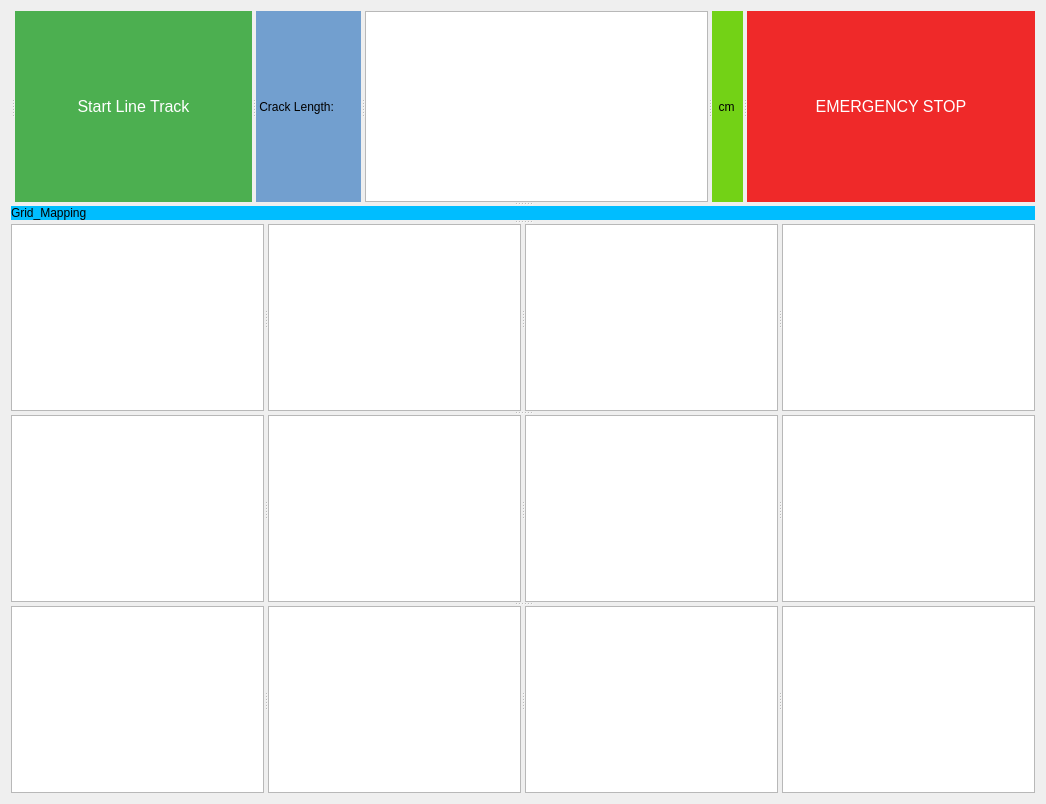
   <widget class="QWidget" name="LineFollowerMission">
    <attribute name="title">
     <string>Line Follower Mission</string>
    </attribute>
    <layout class="QGridLayout" name="gridLayout_8">
     <item row="0" column="0">
      <widget class="QSplitter" name="splitter_83">
       <property name="orientation">
        <enum>Qt::Vertical</enum>
       </property>
       <widget class="QSplitter" name="splitter_5">
        <property name="orientation">
         <enum>Qt::Horizontal</enum>
        </property>
        <widget class="QSplitter" name="splitter_10">
         <property name="orientation">
          <enum>Qt::Vertical</enum>
         </property>
        </widget>
        <widget class="QPushButton" name="Track_line_push">
         <property name="styleSheet">
          <string notr="true">  background-color: #4CAF50; /* Green */
  border: none;
  color: white;
  padding: 15px 32px;
  text-align: center;
  text-decoration: none;
  display: inline-block;
  font-size: 16px;</string>
         </property>
         <property name="text">
          <string>Start Line Track</string>
         </property>
        </widget>
        <widget class="QLabel" name="Cr_len_label_2">
         <property name="styleSheet">
          <string notr="true">background-color: rgb(114, 159, 207);
border-color: rgb(0, 0, 0);
font: 75 11pt &quot;URW Bookman L&quot;;</string>
         </property>
         <property name="text">
          <string> Crack Length:</string>
         </property>
        </widget>
        <widget class="QTextBrowser" name="crack_value">
         <property name="html">
          <string>&lt;!DOCTYPE HTML PUBLIC &quot;-//W3C//DTD HTML 4.0//EN&quot; &quot;http://www.w3.org/TR/REC-html40/strict.dtd&quot;&gt;
&lt;html&gt;&lt;head&gt;&lt;meta name=&quot;qrichtext&quot; content=&quot;1&quot; /&gt;&lt;style type=&quot;text/css&quot;&gt;
p, li { white-space: pre-wrap; }
&lt;/style&gt;&lt;/head&gt;&lt;body style=&quot; font-family:'Ubuntu'; font-size:11pt; font-weight:400; font-style:normal;&quot;&gt;
&lt;p style=&quot;-qt-paragraph-type:empty; margin-top:0px; margin-bottom:0px; margin-left:0px; margin-right:0px; -qt-block-indent:0; text-indent:0px;&quot;&gt;&lt;br /&gt;&lt;/p&gt;&lt;/body&gt;&lt;/html&gt;</string>
         </property>
        </widget>
        <widget class="QLabel" name="unit_label">
         <property name="styleSheet">
          <string notr="true">background-color: rgb(115, 210, 22);
border-color: rgb(0, 0, 0);
font: 75 11pt &quot;URW Bookman L&quot;;</string>
         </property>
         <property name="text">
          <string>  cm</string>
         </property>
        </widget>
        <widget class="QPushButton" name="StopButton">
         <property name="styleSheet">
          <string notr="true">  background-color: rgb(239, 41, 41);
  border: none;
  color: white;
  padding: 15px 32px;
  text-align: center;
  text-decoration: none;
  display: inline-block;
  font-size: 16px;</string>
         </property>
         <property name="text">
          <string>EMERGENCY STOP</string>
         </property>
        </widget>
       </widget>
       <widget class="QSplitter" name="splitter_82">
        <property name="orientation">
         <enum>Qt::Vertical</enum>
        </property>
        <widget class="QLabel" name="Cr_len_label_5">
         <property name="styleSheet">
          <string notr="true">background-color: rgb(0, 189, 255);
border-color: rgb(0, 0, 0);
font: 75 11pt &quot;URW Bookman L&quot;;
</string>
         </property>
         <property name="text">
          <string>Grid_Mapping</string>
         </property>
        </widget>
        <widget class="QSplitter" name="splitter_81">
         <property name="orientation">
          <enum>Qt::Vertical</enum>
         </property>
         <widget class="QSplitter" name="splitter_39">
          <property name="orientation">
           <enum>Qt::Horizontal</enum>
          </property>
          <widget class="QTextBrowser" name="grid_1_1">
           <property name="html">
            <string>&lt;!DOCTYPE HTML PUBLIC &quot;-//W3C//DTD HTML 4.0//EN&quot; &quot;http://www.w3.org/TR/REC-html40/strict.dtd&quot;&gt;
&lt;html&gt;&lt;head&gt;&lt;meta name=&quot;qrichtext&quot; content=&quot;1&quot; /&gt;&lt;style type=&quot;text/css&quot;&gt;
p, li { white-space: pre-wrap; }
&lt;/style&gt;&lt;/head&gt;&lt;body style=&quot; font-family:'Ubuntu'; font-size:11pt; font-weight:400; font-style:normal;&quot;&gt;
&lt;p style=&quot;-qt-paragraph-type:empty; margin-top:0px; margin-bottom:0px; margin-left:0px; margin-right:0px; -qt-block-indent:0; text-indent:0px;&quot;&gt;&lt;br /&gt;&lt;/p&gt;&lt;/body&gt;&lt;/html&gt;</string>
           </property>
          </widget>
          <widget class="QTextBrowser" name="grid_2_1">
           <property name="html">
            <string>&lt;!DOCTYPE HTML PUBLIC &quot;-//W3C//DTD HTML 4.0//EN&quot; &quot;http://www.w3.org/TR/REC-html40/strict.dtd&quot;&gt;
&lt;html&gt;&lt;head&gt;&lt;meta name=&quot;qrichtext&quot; content=&quot;1&quot; /&gt;&lt;style type=&quot;text/css&quot;&gt;
p, li { white-space: pre-wrap; }
&lt;/style&gt;&lt;/head&gt;&lt;body style=&quot; font-family:'Ubuntu'; font-size:11pt; font-weight:400; font-style:normal;&quot;&gt;
&lt;p style=&quot;-qt-paragraph-type:empty; margin-top:0px; margin-bottom:0px; margin-left:0px; margin-right:0px; -qt-block-indent:0; text-indent:0px;&quot;&gt;&lt;br /&gt;&lt;/p&gt;&lt;/body&gt;&lt;/html&gt;</string>
           </property>
          </widget>
          <widget class="QTextBrowser" name="grid_3_1">
           <property name="html">
            <string>&lt;!DOCTYPE HTML PUBLIC &quot;-//W3C//DTD HTML 4.0//EN&quot; &quot;http://www.w3.org/TR/REC-html40/strict.dtd&quot;&gt;
&lt;html&gt;&lt;head&gt;&lt;meta name=&quot;qrichtext&quot; content=&quot;1&quot; /&gt;&lt;style type=&quot;text/css&quot;&gt;
p, li { white-space: pre-wrap; }
&lt;/style&gt;&lt;/head&gt;&lt;body style=&quot; font-family:'Ubuntu'; font-size:11pt; font-weight:400; font-style:normal;&quot;&gt;
&lt;p style=&quot;-qt-paragraph-type:empty; margin-top:0px; margin-bottom:0px; margin-left:0px; margin-right:0px; -qt-block-indent:0; text-indent:0px;&quot;&gt;&lt;br /&gt;&lt;/p&gt;&lt;/body&gt;&lt;/html&gt;</string>
           </property>
          </widget>
          <widget class="QTextBrowser" name="grid_4_1">
           <property name="html">
            <string>&lt;!DOCTYPE HTML PUBLIC &quot;-//W3C//DTD HTML 4.0//EN&quot; &quot;http://www.w3.org/TR/REC-html40/strict.dtd&quot;&gt;
&lt;html&gt;&lt;head&gt;&lt;meta name=&quot;qrichtext&quot; content=&quot;1&quot; /&gt;&lt;style type=&quot;text/css&quot;&gt;
p, li { white-space: pre-wrap; }
&lt;/style&gt;&lt;/head&gt;&lt;body style=&quot; font-family:'Ubuntu'; font-size:11pt; font-weight:400; font-style:normal;&quot;&gt;
&lt;p style=&quot;-qt-paragraph-type:empty; margin-top:0px; margin-bottom:0px; margin-left:0px; margin-right:0px; -qt-block-indent:0; text-indent:0px;&quot;&gt;&lt;br /&gt;&lt;/p&gt;&lt;/body&gt;&lt;/html&gt;</string>
           </property>
          </widget>
         </widget>
         <widget class="QSplitter" name="splitter_40">
          <property name="orientation">
           <enum>Qt::Horizontal</enum>
          </property>
          <widget class="QTextBrowser" name="grid_1_2">
           <property name="html">
            <string>&lt;!DOCTYPE HTML PUBLIC &quot;-//W3C//DTD HTML 4.0//EN&quot; &quot;http://www.w3.org/TR/REC-html40/strict.dtd&quot;&gt;
&lt;html&gt;&lt;head&gt;&lt;meta name=&quot;qrichtext&quot; content=&quot;1&quot; /&gt;&lt;style type=&quot;text/css&quot;&gt;
p, li { white-space: pre-wrap; }
&lt;/style&gt;&lt;/head&gt;&lt;body style=&quot; font-family:'Ubuntu'; font-size:11pt; font-weight:400; font-style:normal;&quot;&gt;
&lt;p style=&quot;-qt-paragraph-type:empty; margin-top:0px; margin-bottom:0px; margin-left:0px; margin-right:0px; -qt-block-indent:0; text-indent:0px;&quot;&gt;&lt;br /&gt;&lt;/p&gt;&lt;/body&gt;&lt;/html&gt;</string>
           </property>
          </widget>
          <widget class="QTextBrowser" name="grid_2_2">
           <property name="html">
            <string>&lt;!DOCTYPE HTML PUBLIC &quot;-//W3C//DTD HTML 4.0//EN&quot; &quot;http://www.w3.org/TR/REC-html40/strict.dtd&quot;&gt;
&lt;html&gt;&lt;head&gt;&lt;meta name=&quot;qrichtext&quot; content=&quot;1&quot; /&gt;&lt;style type=&quot;text/css&quot;&gt;
p, li { white-space: pre-wrap; }
&lt;/style&gt;&lt;/head&gt;&lt;body style=&quot; font-family:'Ubuntu'; font-size:11pt; font-weight:400; font-style:normal;&quot;&gt;
&lt;p style=&quot;-qt-paragraph-type:empty; margin-top:0px; margin-bottom:0px; margin-left:0px; margin-right:0px; -qt-block-indent:0; text-indent:0px;&quot;&gt;&lt;br /&gt;&lt;/p&gt;&lt;/body&gt;&lt;/html&gt;</string>
           </property>
          </widget>
          <widget class="QTextBrowser" name="grid_3_2">
           <property name="html">
            <string>&lt;!DOCTYPE HTML PUBLIC &quot;-//W3C//DTD HTML 4.0//EN&quot; &quot;http://www.w3.org/TR/REC-html40/strict.dtd&quot;&gt;
&lt;html&gt;&lt;head&gt;&lt;meta name=&quot;qrichtext&quot; content=&quot;1&quot; /&gt;&lt;style type=&quot;text/css&quot;&gt;
p, li { white-space: pre-wrap; }
&lt;/style&gt;&lt;/head&gt;&lt;body style=&quot; font-family:'Ubuntu'; font-size:11pt; font-weight:400; font-style:normal;&quot;&gt;
&lt;p style=&quot;-qt-paragraph-type:empty; margin-top:0px; margin-bottom:0px; margin-left:0px; margin-right:0px; -qt-block-indent:0; text-indent:0px;&quot;&gt;&lt;br /&gt;&lt;/p&gt;&lt;/body&gt;&lt;/html&gt;</string>
           </property>
          </widget>
          <widget class="QTextBrowser" name="grid_4_2">
           <property name="html">
            <string>&lt;!DOCTYPE HTML PUBLIC &quot;-//W3C//DTD HTML 4.0//EN&quot; &quot;http://www.w3.org/TR/REC-html40/strict.dtd&quot;&gt;
&lt;html&gt;&lt;head&gt;&lt;meta name=&quot;qrichtext&quot; content=&quot;1&quot; /&gt;&lt;style type=&quot;text/css&quot;&gt;
p, li { white-space: pre-wrap; }
&lt;/style&gt;&lt;/head&gt;&lt;body style=&quot; font-family:'Ubuntu'; font-size:11pt; font-weight:400; font-style:normal;&quot;&gt;
&lt;p style=&quot;-qt-paragraph-type:empty; margin-top:0px; margin-bottom:0px; margin-left:0px; margin-right:0px; -qt-block-indent:0; text-indent:0px;&quot;&gt;&lt;br /&gt;&lt;/p&gt;&lt;/body&gt;&lt;/html&gt;</string>
           </property>
          </widget>
         </widget>
         <widget class="QSplitter" name="splitter_80">
          <property name="orientation">
           <enum>Qt::Horizontal</enum>
          </property>
          <widget class="QTextBrowser" name="grid_1_3">
           <property name="html">
            <string>&lt;!DOCTYPE HTML PUBLIC &quot;-//W3C//DTD HTML 4.0//EN&quot; &quot;http://www.w3.org/TR/REC-html40/strict.dtd&quot;&gt;
&lt;html&gt;&lt;head&gt;&lt;meta name=&quot;qrichtext&quot; content=&quot;1&quot; /&gt;&lt;style type=&quot;text/css&quot;&gt;
p, li { white-space: pre-wrap; }
&lt;/style&gt;&lt;/head&gt;&lt;body style=&quot; font-family:'Ubuntu'; font-size:11pt; font-weight:400; font-style:normal;&quot;&gt;
&lt;p style=&quot;-qt-paragraph-type:empty; margin-top:0px; margin-bottom:0px; margin-left:0px; margin-right:0px; -qt-block-indent:0; text-indent:0px;&quot;&gt;&lt;br /&gt;&lt;/p&gt;&lt;/body&gt;&lt;/html&gt;</string>
           </property>
          </widget>
          <widget class="QTextBrowser" name="grid_2_3">
           <property name="html">
            <string>&lt;!DOCTYPE HTML PUBLIC &quot;-//W3C//DTD HTML 4.0//EN&quot; &quot;http://www.w3.org/TR/REC-html40/strict.dtd&quot;&gt;
&lt;html&gt;&lt;head&gt;&lt;meta name=&quot;qrichtext&quot; content=&quot;1&quot; /&gt;&lt;style type=&quot;text/css&quot;&gt;
p, li { white-space: pre-wrap; }
&lt;/style&gt;&lt;/head&gt;&lt;body style=&quot; font-family:'Ubuntu'; font-size:11pt; font-weight:400; font-style:normal;&quot;&gt;
&lt;p style=&quot;-qt-paragraph-type:empty; margin-top:0px; margin-bottom:0px; margin-left:0px; margin-right:0px; -qt-block-indent:0; text-indent:0px;&quot;&gt;&lt;br /&gt;&lt;/p&gt;&lt;/body&gt;&lt;/html&gt;</string>
           </property>
          </widget>
          <widget class="QTextBrowser" name="grid_3_3">
           <property name="html">
            <string>&lt;!DOCTYPE HTML PUBLIC &quot;-//W3C//DTD HTML 4.0//EN&quot; &quot;http://www.w3.org/TR/REC-html40/strict.dtd&quot;&gt;
&lt;html&gt;&lt;head&gt;&lt;meta name=&quot;qrichtext&quot; content=&quot;1&quot; /&gt;&lt;style type=&quot;text/css&quot;&gt;
p, li { white-space: pre-wrap; }
&lt;/style&gt;&lt;/head&gt;&lt;body style=&quot; font-family:'Ubuntu'; font-size:11pt; font-weight:400; font-style:normal;&quot;&gt;
&lt;p style=&quot;-qt-paragraph-type:empty; margin-top:0px; margin-bottom:0px; margin-left:0px; margin-right:0px; -qt-block-indent:0; text-indent:0px;&quot;&gt;&lt;br /&gt;&lt;/p&gt;&lt;/body&gt;&lt;/html&gt;</string>
           </property>
          </widget>
          <widget class="QTextBrowser" name="grid_4_3">
           <property name="html">
            <string>&lt;!DOCTYPE HTML PUBLIC &quot;-//W3C//DTD HTML 4.0//EN&quot; &quot;http://www.w3.org/TR/REC-html40/strict.dtd&quot;&gt;
&lt;html&gt;&lt;head&gt;&lt;meta name=&quot;qrichtext&quot; content=&quot;1&quot; /&gt;&lt;style type=&quot;text/css&quot;&gt;
p, li { white-space: pre-wrap; }
&lt;/style&gt;&lt;/head&gt;&lt;body style=&quot; font-family:'Ubuntu'; font-size:11pt; font-weight:400; font-style:normal;&quot;&gt;
&lt;p style=&quot;-qt-paragraph-type:empty; margin-top:0px; margin-bottom:0px; margin-left:0px; margin-right:0px; -qt-block-indent:0; text-indent:0px;&quot;&gt;&lt;br /&gt;&lt;/p&gt;&lt;/body&gt;&lt;/html&gt;</string>
           </property>
          </widget>
         </widget>
        </widget>
       </widget>
      </widget>
     </item>
    </layout>
   </widget>
